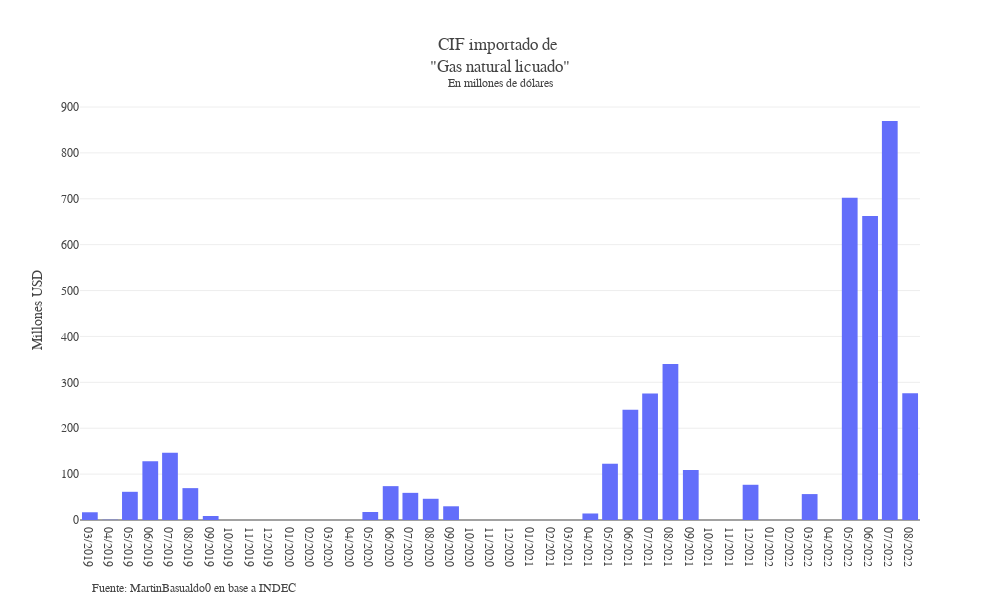

The notebook cell saved with this chart:
### Code cell
def ncm_cif_mensual(df=df_completa, ncm = '27111100',anio_desde = 2019):
    ncm=str(ncm)
    df = df[df['año'] >= anio_desde].reset_index(drop = True)

    df=df.sort_values(['año','mes'],ascending=True).reset_index(drop=True)
    año_final=df.año.iloc[-1]
    mes_final=df.mes.iloc[-1]
    hasta=str(int(mes_final)+1)+'/'+'01'+'/'+str(año_final)
    desde=str(df.mes.iloc[0])+'/'+'01'+'/'+str(df.año.iloc[0])
    

    df=df[df.ncm==ncm].reset_index(drop=True)
    descri = acorta_descri(df.ncm_descri.iloc[0], largo = 60)
    df=df.groupby(['año','mes'],as_index=False).sum()
    df.mes=df.mes.astype(int)
    df=df.sort_values(['año','mes'],ascending=True)
    df.mes=df.mes.astype(str)
    df.año=df.año.astype(str)
    df['fecha']=pd.to_datetime(df['mes']+'/'+df['año'],format = "%m/%Y")
        
    monthDates = pd.DataFrame({
    'fecha': pd.date_range(start=desde, end=hasta, freq='M').strftime('%m-%Y')
    })
    
    ncm_cif=px.bar(df, x=df.fecha,y=df["cif(u$s)"]/1000000,
    title=f"CIF importado de <br>\"{descri}\"<br><sup>En millones de dólares</sup>",
    category_orders={'fecha':monthDates.fecha}, )

    ncm_cif.update_xaxes(title_text="",dtick="M1",tickformat="%m/%Y")
    ncm_cif.update_yaxes(title_text="Millones USD", tickformat=',')
    ncm_cif.update_layout(uniformtext_minsize=10, uniformtext_mode='hide')

    ncm_cif.update_layout(barmode='relative',separators=",.", font_family="Georgia", 
                                            #  margin ={'t': 0},
    height=600, width=1000, 
    # xaxis = dict(tickmode = "linear"),
    template = 'none',
    # title_text=f"CIF importado de :<br>\"Poroto de soja\"<br><sup>En millones de dólares</sup>",
    legend = dict(yanchor="top",y=1.07, xanchor="left", x=0.0, orientation="h"))
    note = f'Fuente: MartinBasualdo0 en base a INDEC'
    ncm_cif.add_annotation(showarrow=False, text=note,font=dict(size=12), xref='paper', x=0.26, yref='paper', y=-0.18,
                                     xanchor='right', yanchor='auto', xshift=0, yshift=0,)
    
    
    return ncm_cif

ncm_cif_mensual()

### Figure 1 — Plotly figure (JSON) as saved in the notebook; plotly's stock layout.template omitted (floating-point values rounded to 4 significant figures)
{"data": [{"alignmentgroup": "True", "hovertemplate": "fecha=%{x}<br>y=%{y}<extra></extra>", "legendgroup": "", "marker": {"color": "#636efa", "pattern": {"shape": ""}}, "name": "", "offsetgroup": "", "orientation": "v", "showlegend": false, "textposition": "auto", "type": "bar", "x": ["2019-03-01T00:00:00", "2019-04-01T00:00:00", "2019-05-01T00:00:00", "2019-06-01T00:00:00", "2019-07-01T00:00:00", "2019-08-01T00:00:00", "2019-09-01T00:00:00", "2020-05-01T00:00:00", "2020-06-01T00:00:00", "2020-07-01T00:00:00", "2020-08-01T00:00:00", "2020-09-01T00:00:00", "2021-04-01T00:00:00", "2021-05-01T00:00:00", "2021-06-01T00:00:00", "2021-07-01T00:00:00", "2021-08-01T00:00:00", "2021-09-01T00:00:00", "2021-12-01T00:00:00", "2022-03-01T00:00:00", "2022-05-01T00:00:00", "2022-06-01T00:00:00", "2022-07-01T00:00:00", "2022-08-01T00:00:00"], "xaxis": "x", "y": [16.87, 0.6507, 61.46, 128.2, 146.3, 69.44, 8.678, 17.44, 73.79, 59.16, 46.24, 29.88, 14.18, 122.6, 240.5, 275.4, 339.7, 108.9, 76.77, 56.48, 702.1, 662.3, 869.5, 276.5], "yaxis": "y"}], "layout": {"annotations": [{"font": {"size": 12}, "showarrow": false, "text": "Fuente: MartinBasualdo0 en base a INDEC", "x": 0.26, "xanchor": "right", "xref": "paper", "xshift": 0, "y": -0.18, "yanchor": "auto", "yref": "paper", "yshift": 0}], "barmode": "relative", "font": {"family": "Georgia"}, "height": 600, "legend": {"orientation": "h", "tracegroupgap": 0, "x": 0, "xanchor": "left", "y": 1.07, "yanchor": "top"}, "separators": ",.", "title": {"text": "CIF importado de <br>\"Gas natural licuado\"<br><sup>En millones de dólares</sup>"}, "uniformtext": {"minsize": 10, "mode": "hide"}, "width": 1000, "xaxis": {"anchor": "y", "categoryarray": ["01-2019", "02-2019", "03-2019", "04-2019", "05-2019", "06-2019", "07-2019", "08-2019", "09-2019", "10-2019", "11-2019", "12-2019", "01-2020", "02-2020", "03-2020", "04-2020", "05-2020", "06-2020", "07-2020", "08-2020", "09-2020", "10-2020", "11-2020", "12-2020", "01-2021", "02-2021", "03-2021", "04-2021", "05-2021", "06-2021", "07-2021", "08-2021", "09-2021", "10-2021", "11-2021", "12-2021", "01-2022", "02-2022", "03-2022", "04-2022", "05-2022", "06-2022", "07-2022", "08-2022", "09-2022", "10-2022", "11-2022", "12-2022", "01-2023", "02-2023"], "categoryorder": "array", "domain": [0, 1], "dtick": "M1", "tickformat": "%m/%Y", "title": {"text": ""}}, "yaxis": {"anchor": "x", "domain": [0, 1], "tickformat": ",", "title": {"text": "Millones USD"}}}}
